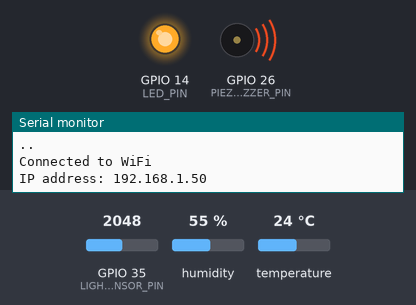
Recording of a sketch running on a simulated ESP32. Shown: output pins drawn as LEDs (lit = HIGH), buzzer (waves = sounding), the last lines printed to the serial monitor. The test bench sets the inputs (shaded band); at power-on: GPIO 35 (LIGHT_SENSOR_PIN) = 2048, humidity 55 %, temperature 24 °C. WiFi joins after 1.5 s; servers stay silent unless stated.

Above: at 2.97 s.
3.3 s: GPIO 35 (LIGHT_SENSOR_PIN) set to 2942
14.1 s: GPIO 35 (LIGHT_SENSOR_PIN) set to 3066
At 16.8 s:
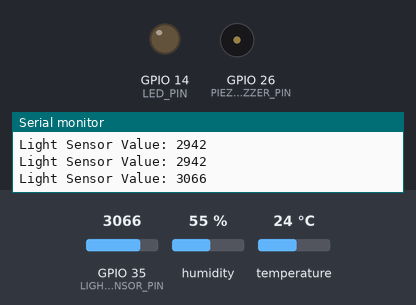
17.2 s: GPIO 35 (LIGHT_SENSOR_PIN) set to 2960
At 22.9 s:
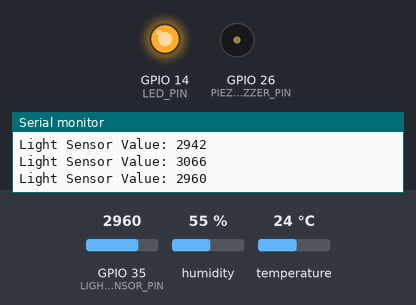
Timing chart, 0 to 27.3 s (numbered marks = the images above; inputs shaded):
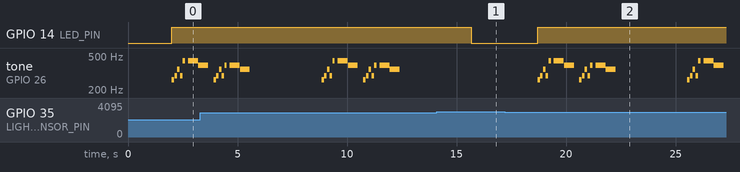

The sketch:

sketch_sep8b.ino
```cpp
#include <Arduino.h>
#include <WiFi.h>
#include <ESPAsyncWebSrv.h>
#include <driver/ledc.h>
#include <DHT.h>

// Constants won't change
#define LIGHT_SENSOR_PIN 35    // ESP32 pin GPIO35 (ADC1) connected to the light sensor
#define LED_PIN 14             // ESP32 pin GPIO27 connected to the LED
#define ANALOG_THRESHOLD 3000  // Threshold value for the light sensor
#define PIEZO_BUZZER_PIN 26    // GPIO for piezo buzzer
#define DHTPIN 27              // Define the GPIO pin to which the DHT-11 is connected
#define DHTTYPE DHT11          // Define the type of DHT sensor (DHT11)

DHT dht(DHTPIN, DHTTYPE);  // Initialize the DHT sensor

// WiFi credentials
const char* ssid = "Proxima";
const char* password = "centauri";

// Create an instance of the web server
AsyncWebServer server(80);

/// Define song-related constants and variables
const int songLength = 18;
char notes[] = "cdfda ag cdfdg gf ";
int beats[] = { 1, 1, 1, 1, 1, 1, 4, 4, 2, 1, 1, 1, 1, 1, 1, 4, 4, 2 };
int tempo = 113;
void setup() {

  // Initialize serial communication
  Serial.begin(115200);

  // Connect to Wi-Fi
  connectToWiFi();

  // Initialize the LED pin as an output
  pinMode(LED_PIN, OUTPUT);

  // Initialize the piezo buzzer pin as an output
  pinMode(PIEZO_BUZZER_PIN, OUTPUT);

  // Initialize LEDC timer and channel for the piezo buzzer
  ledcSetup(0, 1000, 8);               // Initialize LEDC channel 0 with a frequency of 1000 Hz and 8-bit depth
  ledcAttachPin(PIEZO_BUZZER_PIN, 0);  // Attach the channel to the piezo buzzer pin

  // Route for serving sensor data
  server.on("/data", HTTP_GET, [](AsyncWebServerRequest* request) {
    // Read the analog value from the light sensor
    int analogValue = analogRead(LIGHT_SENSOR_PIN);


    // Read humidity and temperature from the DHT sensor
    float humidity = dht.readHumidity();
    float temperature = dht.readTemperature();


    // Create a JSON response
    String response = "{\"analogValue\":" + String(analogValue) + ",";
    response += "\"ledStatus\":\"" + String(digitalRead(LED_PIN) ? "On" : "Off") + "\",";
    response += "\"humidity\":" + String(humidity) + ",";
    response += "\"temperature\":" + String(temperature) + "}";

    request->send(200, "application/json", response);
  });

  // Start the server
  server.begin();
}

// Play a sound when the LED turns on or off
void playBuzzer(int frequency, int duration) {
  tone(PIEZO_BUZZER_PIN, frequency, duration);
  delay(duration);           // Optional delay to control the note duration
  noTone(PIEZO_BUZZER_PIN);  // Turn off the buzzer
}

void loop() {
  // Read the analog value from the light sensor
  int analogValue = analogRead(LIGHT_SENSOR_PIN);

  // Call a function to control the LED and play the song based on the analog value
  controlLED(analogValue);

  float humidity = dht.readHumidity();        // Read humidity value
  float temperature = dht.readTemperature();  // Read temperature value (in Celsius)


  // Read the analog value from the light sensor after updating the LED
  debug();
}
void controlLED(int analogValue) {
  // Update the LED based on the analog value and threshold
  if (analogValue < ANALOG_THRESHOLD) {
    digitalWrite(LED_PIN, HIGH);      // Turn on the LED if the analog value is below the threshold
    playSong();                       // Play the song when the LED turns on
    ledcDetachPin(PIEZO_BUZZER_PIN);  // Deinitialize LEDC channel
  } else {
    digitalWrite(LED_PIN, LOW);       // Turn off the LED if the analog value is above or equal to the threshold
    noTone(PIEZO_BUZZER_PIN);         // Stop the buzzer when the LED turns off
    ledcDetachPin(PIEZO_BUZZER_PIN);  // Deinitialize LEDC channel
  }
}


void debug() {
  int analogValue = analogRead(LIGHT_SENSOR_PIN);
  // Print the analog value to the serial monitor
  Serial.print("Light Sensor Value: ");
  Serial.println(analogValue);
  delay(3000);
}

void connectToWiFi() {
  // Connect to Wi-Fi using the provided SSID and password
  WiFi.begin(ssid, password);

  Serial.print("Connecting to ");
  Serial.println(ssid);

  while (WiFi.status() != WL_CONNECTED) {
    delay(1000);
    Serial.print(".");
  }

  Serial.println("");
  Serial.println("Connected to WiFi");
  Serial.print("IP address: ");
  Serial.println(WiFi.localIP());
}

// Function to play the song
void playSong() {
  int i, duration;
  for (i = 0; i < songLength; i++) {
    duration = beats[i] * tempo;
    if (notes[i] == ' ') {
      delay(duration);
    } else {
      tone(PIEZO_BUZZER_PIN, frequency(notes[i]), duration);
      delay(duration);
    }
    delay(tempo / 10);
  }
}

// Function to get the frequency of a note
int frequency(char note) {
  const int numNotes = 8;
  char names[] = { 'c', 'd', 'e', 'f', 'g', 'a', 'b', 'C' };
  int frequencies[] = { 262, 294, 330, 349, 392, 440, 494, 523 };

  for (int i = 0; i < numNotes; i++) {
    if (names[i] == note) {
      return frequencies[i];
    }
  }
  return 0;  // Return 0 if the note is not found
}
```

Measured:
- the behaviour switches between 2999 and 3000 on GPIO 35 (LIGHT_SENSOR_PIN) (found by bisection; images 0 and 1)
- after the input at 14.1 s, GPIO 14 (LED_PIN): HIGH → LOW after 1.6 s; tone on GPIO 26 (PIEZO_BUZZER_PIN): stops changing and stays silent
- after the input at 17.2 s, GPIO 14 (LED_PIN): LOW → HIGH after 1.5 s; tone on GPIO 26 (PIEZO_BUZZER_PIN): plays 262 Hz for 0.11 s, 294 Hz for 0.11 s, 349 Hz for 0.11 s, 294 Hz for 0.11 s, 440 Hz for 0.11 s, 440 Hz for 0.45 s … (21 notes in this stretch), starting after 1.5 s
- by itself, tone on GPIO 26 (PIEZO_BUZZER_PIN): plays 262 Hz for 0.11 s, 294 Hz for 0.11 s, 349 Hz for 0.11 s, 294 Hz for 0.11 s, 392 Hz for 0.11 s, 392 Hz for 0.45 s … (21 notes in this stretch)
